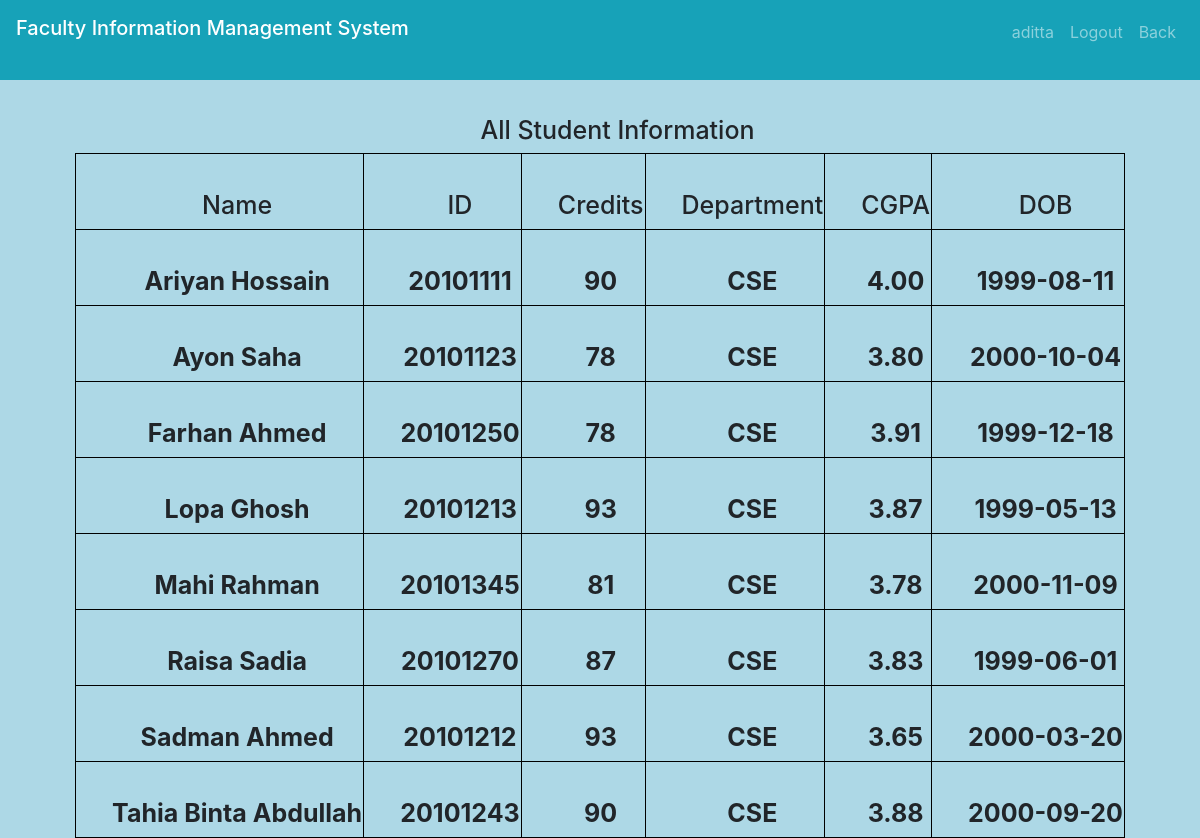
The app's page /allStudentInfo.php (signed in) with its own data.
### tables this page shows
CREATE TABLE `student_information` (
  `id` varchar(244) NOT NULL,
  `name` varchar(244) NOT NULL,
  `student_id` varchar(244) NOT NULL,
  `credits` varchar(244) NOT NULL,
  `dep` varchar(244) NOT NULL,
  `cgpa` varchar(244) NOT NULL,
  `dob` date NOT NULL,
  `supervisor` varchar(255) DEFAULT NULL,
  `thesis_status` varchar(255) DEFAULT NULL,
  `interest` varchar(255) DEFAULT NULL
);

### allStudentInfo.php (the view, shortened to what this page needs)
<?php include("header1.php"); ?>
<!DOCTYPE html>
<body>
  <body style='background-color: #ADD8E6'>
    <nav class="navbar navbar-expand-sm bg-info navbar-dark">
        <?php
        include("includes/connection.php");
        ?>
    </nav>
    <h3 style="text-align:center;padding-left:35px;padding-top:35px;color: black#A9A9A9;font-size:25px;">All Student Information</h3>
    <table class="center">
    <tr>
    <th><h2 style="text-align:center;padding-left:35px;padding-top:35px;color: black#A9A9A9;font-size:25px;">Name</h3></th>
    <th><h2 style="text-align:center;padding-left:35px;padding-top:35px;color: black#A9A9A9;font-size:25px;">ID</h3></th>
    <th><h2 style="text-align:center;padding-left:35px;padding-top:35px;color: black#A9A9A9;font-size:25px;">Credits</h3></th>
    <th><h2 style="text-align:center;padding-left:35px;padding-top:35px;color: black#A9A9A9;font-size:25px;">Department</h3></th>
    <th><h2 style="text-align:center;padding-left:35px;padding-top:35px;color: black#A9A9A9;font-size:25px;">CGPA</h3></th>
    <th><h2 style="text-align:center;padding-left:35px;padding-top:35px;color: black#A9A9A9;font-size:25px;">DOB</h3></th>
    </tr>
    <?php
    $query_run = mysqli_query($connect, "select * from student_information");
    while($data = mysqli_fetch_array($query_run))
    {
    ?>
    <tr>
    <th><h3 style="text-align:center;padding-left:35px;padding-top:35px;color: black#A9A9A9;font-size:25px;"><?php echo "<b>" . $data['name'] . "</b>" ?></h3></th>
    <th><h3 style="text-align:center;padding-left:35px;padding-top:35px;color: black#A9A9A9;font-size:25px;"><?php echo "<b>" . $data['student_id'] . "</b>" ?></h3></th>
    <th><h3 style="text-align:center;padding-left:35px;padding-top:35px;color: black#A9A9A9;font-size:25px;"><?php echo "<b>" . $data['credits'] . "</b>" ?></h3></th>
    <th><h3 style="text-align:center;padding-left:35px;padding-top:35px;color: black#A9A9A9;font-size:25px;"><?php echo "<b>" . $data['dep'] . "</b>" ?></h3></th>
    <th><h3 style="text-align:center;padding-left:35px;padding-top:35px;color: black#A9A9A9;font-size:25px;"><?php echo "<b>" . $data['cgpa'] . "</b>" ?></h3></th>
    <th><h3 style="text-align:center;padding-left:35px;padding-top:35px;color: black#A9A9A9;font-size:25px;"><?php echo "<b>" . $data['dob'] . "</b>" ?></h3></th>
</tr>
    <?php
    }
    ?>
    </table>
  </body>
</html>

### allStudentInfo.php (style rules this page uses)
table, th, td { border: 1px solid black; }
.center { margin-left: auto; margin-right: auto; }

### records on screen
student_information: name "Ariyan Hossain", student "20101111", credits "90", dep "CSE", cgpa "4.00", dob "1999-08-11"
student_information: name "Ayon Saha", student "20101123", credits "78", dep "CSE", cgpa "3.80", dob "2000-10-04"
student_information: name "Farhan Ahmed", student "20101250", credits "78", dep "CSE", cgpa "3.91", dob "1999-12-18"
student_information: name "Lopa Ghosh", student "20101213", credits "93", dep "CSE", cgpa "3.87", dob "1999-05-13"
student_information: name "Mahi Rahman", student "20101345", credits "81", dep "CSE", cgpa "3.78", dob "2000-11-09"
student_information: name "Raisa Sadia", student "20101270", credits "87", dep "CSE", cgpa "3.83", dob "1999-06-01"
student_information: name "Sadman Ahmed", student "20101212", credits "93", dep "CSE", cgpa "3.65", dob "2000-03-20"
student_information: name "Tahia Binta Abdullah", student "20101243", credits "90", dep "CSE", cgpa "3.88", dob "2000-09-20"

### other values on screen
$_SESSION['FacultyLoginId'] "aditta"
